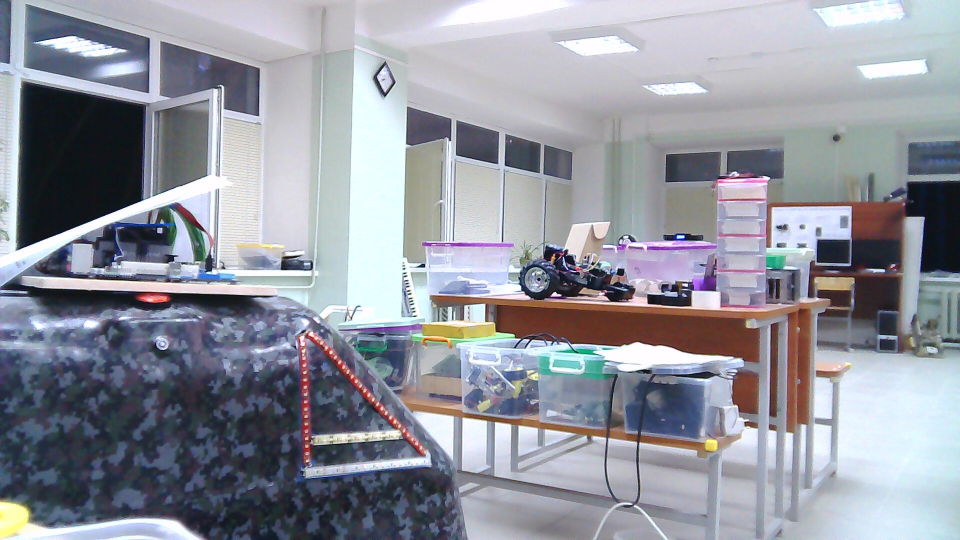
#> input picture imgL2.jpg, 1920 x 1080 px (shown at 1/2 size)
$ python stereo_match.py
#> lines starting #> are read from the running program, lines starting #| are printed output that depends on the picture
#!/usr/bin/env python

'''
Simple example of stereo image matching and point cloud generation.

Resulting .ply file cam be easily viewed using MeshLab ( http://meshlab.sourceforge.net/ )
'''

# Python 2/3 compatibility
from __future__ import print_function

import numpy as np
import cv2
import json
from math import cos,sin,radians
from matplotlib import pyplot as plt
from matplotlib.widgets import Slider, Button

ply_header = '''ply
format ascii 1.0
element vertex %(vert_num)d
property float x
property float y
property float z
property uchar red
property uchar green
property uchar blue
end_header
'''

# [7 lines left out: function write_ply, not called in this run]
pt1x,pt1y,pt2x,pt2y,pt3x,pt3y,ptAllx,ptAlly,ptAllRp = 0.0,0.0,0.0,0.0,0.0,0.0,0.0,0.0,0.0
# [43 lines left out: functions load_affine_settings, calc_affine, not called in this run]
# Depth map function
SWS = 5
PFS = 5
PFC = 29
MDS = 16
NOD = 96
TTH = 100
UR = 10
SR = 32
SPWS = 100
loading_settings = 0
WS = 3
BS = 2

def stereo_depth_map(MDS,NOD,BS,UR,SPWS,SR,imgL,imgR):
    #print ('SWS='+str(SWS)+' PFS='+str(PFS)+' PFC='+str(PFC)+' MDS='+\
    #        str(MDS)+' NOD='+str(NOD)+' TTH='+str(TTH))
    #print (' UR='+str(UR)+' SR='+str(SR)+' SPWS='+str(SPWS),' BS='+str(BS))
    c, r = imgL.shape[:2]
    #disparity = np.zeros((c, r), np.uint8)
    sbm = cv2.StereoBM_create(numDisparities=112-16, blockSize=16)
    #sbm.SADWindowSize = SWS
    sbm.setPreFilterType(1)
    sbm.setPreFilterSize(PFS)
    sbm.setPreFilterCap(PFC)
    sbm.setMinDisparity(MDS)
    sbm.setNumDisparities(NOD)
    sbm.setTextureThreshold(TTH)
    sbm.setUniquenessRatio(UR)
    sbm.setSpeckleRange(SR)
    sbm.setSpeckleWindowSize(SPWS)
    #cv2.FindStereoCorrespondenceBM(dmLeft, dmRight, disparity, sbm)
    # disparity range is tuned for 'aloe' image pair
    window_size = WS#3
    min_disp = MDS
    num_disp = NOD#112-min_disp
    stereo = cv2.StereoSGBM_create(minDisparity = min_disp,
        numDisparities = num_disp,
        blockSize = BS,
        P1 = 8*3*window_size**2,
        P2 = 32*3*window_size**2,
        disp12MaxDiff = 1,
        uniquenessRatio = UR,
        speckleWindowSize = SPWS,
        speckleRange = SR
    )
    print('computing disparity...')
    #disparity = stereo.compute(imgL, imgR).astype(np.float32) / 16.0
    disparity = stereo.compute(imgL, imgR)#.astype(np.float32) / 16.0
    #disparity = sbm.compute(imgL, imgR)
    #disparity_visual = cv.CreateMat(c, r, cv.CV_8U)
    local_max = disparity.max()
    local_min = disparity.min()
    #print ("MAX " + str(local_max))
    #print ("MIN " + str(local_min))
    disparity_visual = (disparity-local_min)*(32/(local_max-local_min))
    # [8 lines of commented-out code are left out]
    return disparity_visual
# Update depth map parameters and redraw
# [53 lines left out: functions update, brut, not called in this run]
    #print(sSWS.valmax)
    #exit(0)
    #for i in range()

if __name__ == '__main__':
    print('loading images...')
    # [4 lines of commented-out code are left out]
    imgL = cv2.imread('imgL2.jpg')
#> imgL is the input picture: shape (1080, 1920, 3); mean B, G, R 158.1, 148.6, 145.8
    imgR = cv2.imread('imgR2.jpg')
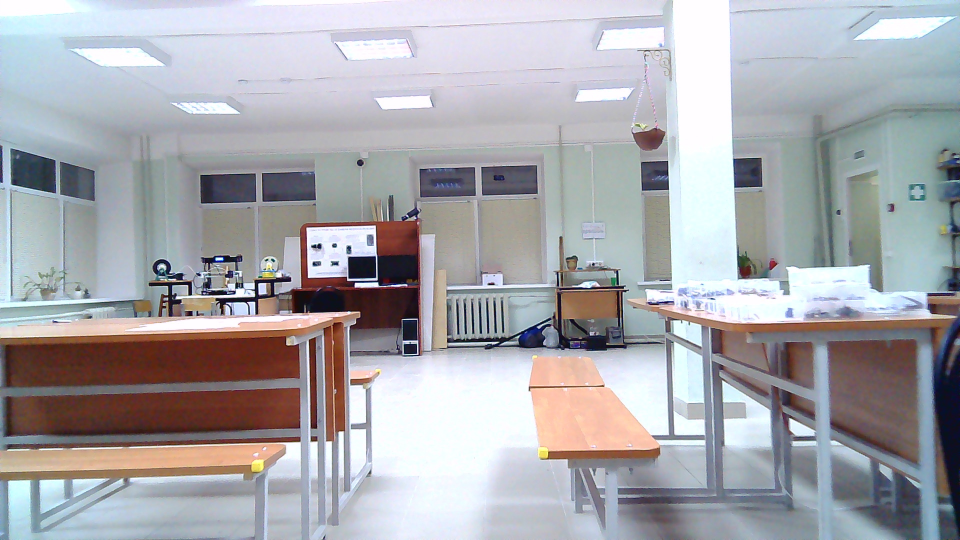
#> input picture imgR2.jpg, 1920 x 1080 px (shown at 1/2 size)
#> imgR is the input picture: shape (1080, 1920, 3); mean B, G, R 172.9, 168.1, 168.3
    # [27 lines of commented-out code are left out]
    disparity = stereo_depth_map(MDS,NOD,BS,UR,SPWS,SR,imgL,imgR)
#> in stereo_depth_map, `disparity = stereo.compute(imgL, imgR)#.astype(np.float32) / 16.0`:
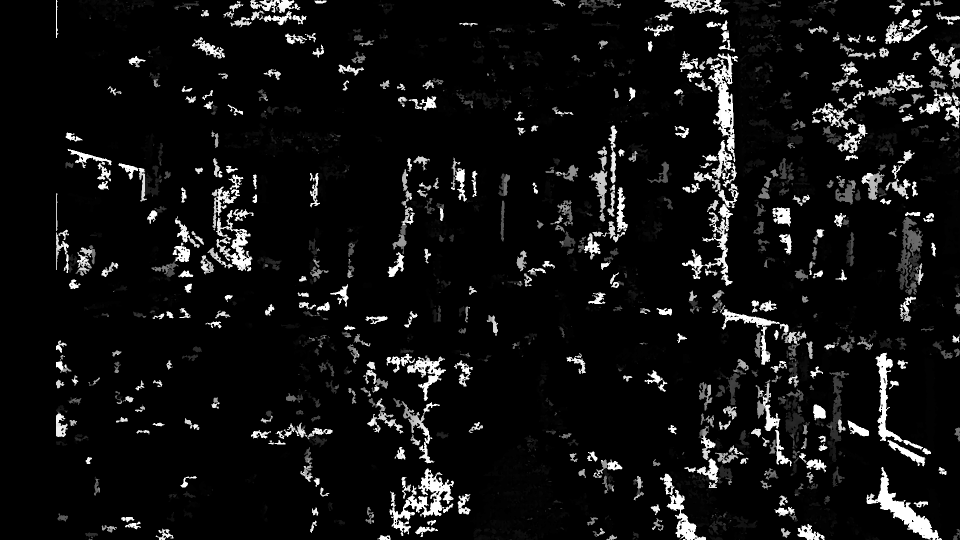
#> disparity: shape (1080, 1920) int16 (shown at 1/2 size); min 240, max 1776, mean 344.3; drawn with min black and max white
#> in stereo_depth_map, `local_max = disparity.max()`: local_max = 1776
#> in stereo_depth_map, `local_min = disparity.min()`: local_min = 240
    #darkcnt = np.count_nonzero(disparity <= 0)
    #print(darkcnt)
    # Set up and draw interface
    # Draw left image and depth map
    axcolor = 'lightgoldenrodyellow'
    fig = plt.subplot(1,2,1)
    imObject = plt.imshow(imgL[:,:,::-1], aspect='equal', cmap='jet')
    plt.axis('off')
    plt.subplots_adjust(bottom=0.25,top=0.98,left=0.02,right=0.98)
    plt.subplot(1,2,2)
    plt.axis('off')
    dmObject = plt.imshow(disparity, cmap='gray')
    #dmObject = plt.imshow(disparity, aspect='equal', cmap='jet')
    saveax = plt.axes([0.3, 0.25, 0.15, 0.04]) #stepX stepY width height
    buttons = Button(saveax, 'Save settings', color=axcolor, hovercolor='0.975')
    # [13 lines left out: function save_map_settings, not called in this run]
    buttons.on_clicked(save_map_settings)
    loadax = plt.axes([0.5, 0.25, 0.15, 0.04]) #stepX stepY width height
    buttonl = Button(loadax, 'Load settings', color=axcolor, hovercolor='0.975')
    # [26 lines left out: function load_map_settings, not called in this run]
    buttonl.on_clicked(load_map_settings)
    #plt.subplot(2,1,2)
    #dmObject = plt.imshow(disparity, aspect='equal', cmap='jet')
    loadax = plt.axes([0.7, 0.25, 0.15, 0.04]) #stepX stepY width height
    buttonli = Button(loadax, 'Load img', color=axcolor, hovercolor='0.975')
    # [12 lines left out: function load_img, not called in this run]
    buttonli.on_clicked(load_img)

    print('Start interface creation (it takes up to 30 seconds)...')

#> (the run stopped early here; a loop or call above may not have finished)
